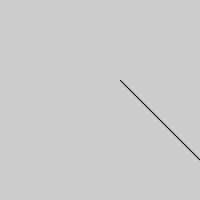
Frame 1 (no input)
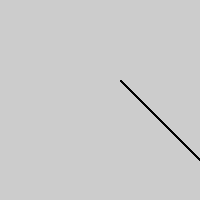
Frame 60 (the mouse pressed at the canvas centre just before this capture)
Frame 120 (the mouse held since frame 60 and released just before this capture): identical to frame 60, image omitted

The Processing sketch that drew these frames (run headless with seeded random() and noise(); from frame 60 on, the mouse is pressed at the canvas centre):

// Processing sketch: sketch_260117a
// ── sketch_260117a.pde
void setup() {
  size(200, 200);
}

void draw() {
  line(120, 80, 340, 300);
}
